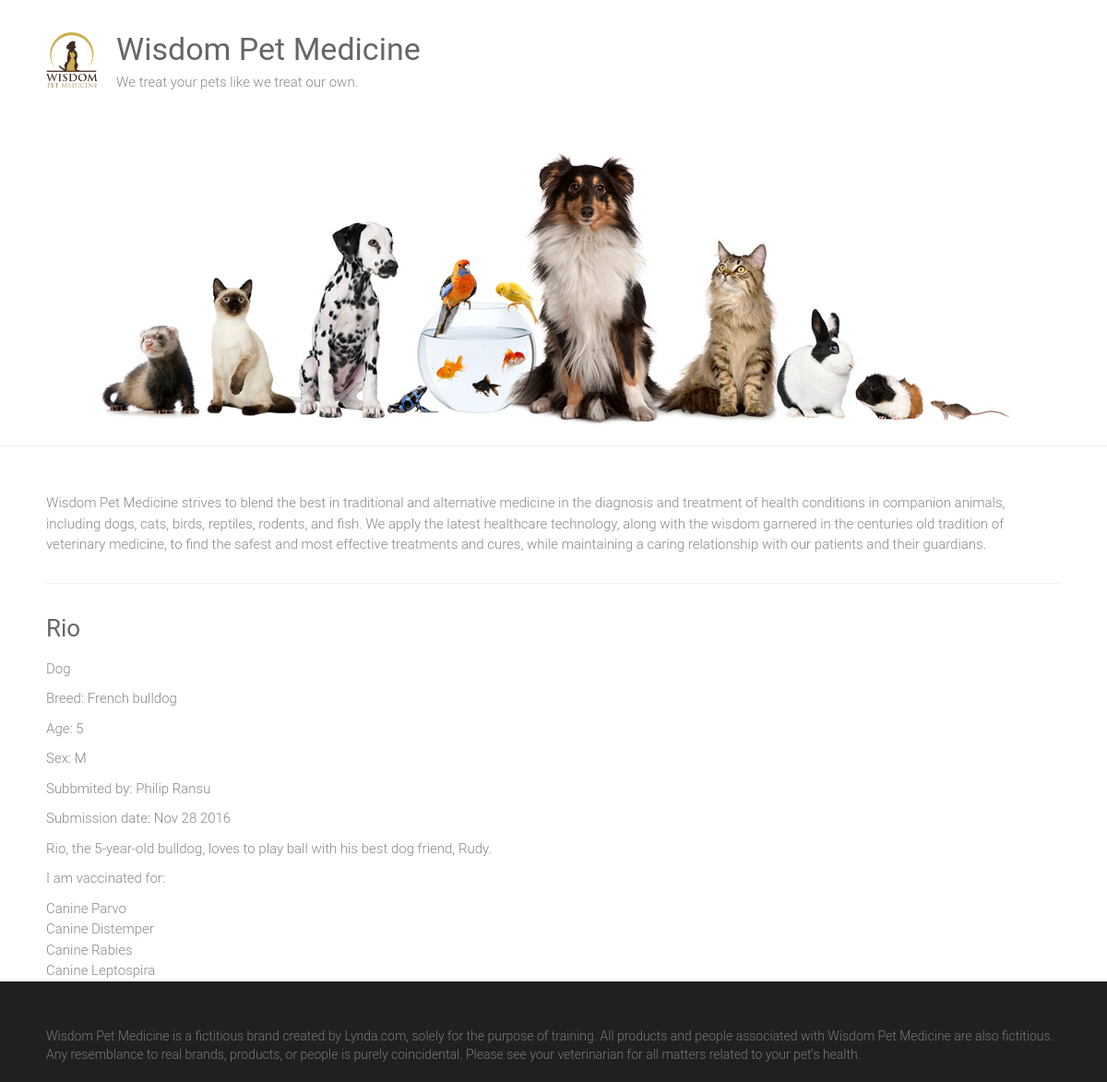
Page /adoptions/6/ on the committed database.
### adoptions/models.py (models this page shows, shortened)
class Pets(models.Model):
    SEX_CHOICES = [('M', 'Male'), ('F', 'Female')]
    name = models.CharField(max_length=100)
    submitter = models.CharField(max_length=100)
    species = models.CharField(max_length=57)
    breed = models.CharField(max_length=57)
    sex = models.CharField(max_length=1, choices=SEX_CHOICES, blank=True)
    age = models.IntegerField(null=True)
    submission_date = models.DateTimeField()
    description = models.TextField()
    vaccinations = models.ManyToManyField('Vaccines', blank=True)

class Vaccines(models.Model):
    name = models.CharField(max_length=57)

### adoptions/views.py (the view)
# urls.py: path('adoptions/<int:pet_id>/', views.pet_details, name='pet_details')
def pet_details (request, pet_id):
    try:
        pet = Pets.objects.get(id=pet_id)
    except Pets.DoesNotExist:
        raise Http404('Pet does not exist...')
    return render(request, 'pet_details.html', {'pet': pet,})

### adoptions/templates/pet_details.html
{% extends 'base.html' %}
{%block content%}
<div class="petname">
    <h3>{{ pet.name|capfirst }}</h3>
</div>
<p>{{ pet.species }}</p>
{% if pet.breed %}
<p>Breed: {{ pet.breed }}</p>
{% endif %}
{% if pet.age %}
<p>Age: {{ pet.age }}</p>
{% endif %}
{% if pet.sex %}
<p>Sex: {{ pet.sex }}</p>
{% endif %}
<p>Subbmited by: {{ pet.submitter }}</p>
<p>Submission date: {{ pet.submission_date|date:"M d Y" }}</p>
<p>{{ pet.description }}</p>
{% if pet.vaccinations.all %}
<p>I am vaccinated for:</p>
<ul>
    {% for vac in pet.vaccinations.all %}
    <li>{{ vac.name }}</li>
    {% endfor %}
</ul>
{% endif %}
{%endblock%}

### adoptions/templates/base.html (shortened to what this page needs)
{% load static %}
<!DOCTYPE html>
<html>
<head>
    <link rel="stylesheet" id="ample-style-css" href="{% static 'style.css' %}" type="text/css" media="all">
</head>
<body class="wide">
    <div id="page" class="hfeed site">
        <header>
            <div class="header">
                <div class="main-head-wrap inner-wrap clearfix">
                    <div id="header-logo-image">
                        <a href="/">
                            <img src="{% static 'images/logo.png' %}" alt="Wisdom Pet Medicine">
                        </a>
                    </div>
                    <div id="header-text" class="">
                        <h1 id="site-title">
                            <a href="/" title="Wisdom Pet Medicine" rel="home">Wisdom Pet Medicine</a>
                        </h1>
                        <p>We treat your pets like we treat our own.</p>
                    </div>
                </div>
                <img src="{% static 'images/header.jpg' %}" alt="Wisdom Pet Medicine">
            </div>
        </header>
        <div class="main-wrapper">
            <div class="single-page clearfix">
                <div class="inner-wrap">
                    <p>Wisdom Pet Medicine strives to blend the best in traditional and alternative medicine in the diagnosis and treatment of health conditions in companion animals, including dogs, cats, birds, reptiles, rodents, and fish. We apply the latest healthcare technology, along with the wisdom garnered in the centuries old tradition of veterinary medicine, to find the safest and most effective treatments and cures, while maintaining a caring relationship with our patients and their guardians.</p>
                    <hr>
                    <div>
                    {%block content%}
                    {%endblock%}
                    </div>
                </div>
            </div>
        </div>
        <footer id="colophon">
            <div class="inner-wrap">
                Wisdom Pet Medicine is a fictitious brand created by Lynda.com, solely for the purpose of training. All products and people associated with Wisdom Pet Medicine are also fictitious. Any resemblance to real brands, products, or people is purely coincidental. Please see your veterinarian for all matters related to your pet's health.
            </div>
        </footer>
    </div>
</body>
</html>

### static/style.css (style rules this page uses)
html, body, div, span, applet, object, iframe, h1, h2, h3, h4, h5, h6, p, blockquote, pre, a, abbr, acronym, address, big, cite, code, del, dfn, em, font, ins, kbd, q, s, samp, small, strike, strong, sub, sup, tt, var, dl, dt, dd, ol, ul, li, fieldset, form, label, legend, table, caption, tbody, tfoot, thead, tr, th, td { border: 0; font: inherit; font-size: 100%; font-style: inherit; font-weight: inherit; margin: 0; outline: 0; padding: 0; vertical-align: baseline; }
html { overflow-y: scroll; -webkit-text-size-adjust: 100%; -ms-text-size-adjust: 100%; }
article, aside, details, figcaption, figure, footer, header, main, nav, section { display: block; }
h1, h2, h3, h4, h5, h6 { color: #666666; line-height: 1.4; padding-bottom: 15px; font-weight: normal; }
h1 { font-size: 30px; }
h3 { font-size: 26px; }
body, button, input, select, textarea { color: #888888; font-size: 15px; line-height: 1.5; font-family: 'Roboto', sans-serif; font-weight: 300; }
p { color: #888888; font-size: 15px; line-height: 1.5; margin-bottom: 15px; font-weight: 300; }
ul, ol { list-style: none; }
body { background: #f2f2f2; }
hr { border-color: #f2f2f2; border-style: solid none none; border-width: 1px 0 0; height: 0; margin: 30px 0; }
a { color: #80abc8; text-decoration: none; -webkit-transition: 0.25s ease-in-out; -moz-transition: 0.25s ease-in-out; transition: 0.25s ease-in-out; -ms-transition: 0.25s ease-in-out; -o-transition: 0.25s ease-in-out; }
img { max-width: 100%; height: auto; vertical-align: top; margin-bottom: 18px; }
a img { border: 0; }
.clearfix:after { visibility: hidden; display: block; font-size: 0; content: " "; clear: both; height: 0; }
.clearfix { display: inline-block; }
.clearfix { display: block; }
body { padding-top: 30px; padding-bottom: 30px; }
body.wide { padding-top: 0; padding-bottom: 0; }
#page { background-color: #ffffff; margin: 0 auto; max-width: 1180px; box-shadow: 0 1px 2px 0 rgba(0, 0, 0, 0.1); }
.wide #page { max-width: 100%; }
.inner-wrap { max-width: 1100px; margin: 0 auto; }
.main-head-wrap { padding: 30px 0; }
.header { border-bottom: 1px solid #f2f2f2; }
#header-logo-image { float: left; padding: 5px 20px 5px 0; max-width: 100%; }
#header-logo-image img { margin-bottom: 0px; max-height: 60px; height: auto; width: auto; }
#header-text { float: left; padding-right: 20px; }
#site-title { padding-bottom: 0; }
#site-title a { color: #666666; font-size: 34px; }
.single-page { margin-top: 50px; }
.single-page p { margin-bottom: 10px; }
#colophon { font-size: 14px; clear: both; color: #777; background-color: #1f2021; overflow: hidden; padding: 50px 0 20px; }
#colophon, #colophon p { font-size: 14px; line-height: 1.4; }

### rows in the picture
Pets: name "Rio", species "Dog", breed "French bulldog", age "5", sex "M", submitter "Philip Ransu", submission_date "Nov 28 2016", description "Rio, the 5-year-old bulldog, loves to play ball with his best dog friend, Rudy."
Vaccines: name "Canine Parvo"
Vaccines: name "Canine Distemper"
Vaccines: name "Canine Rabies"
Vaccines: name "Canine Leptospira"
